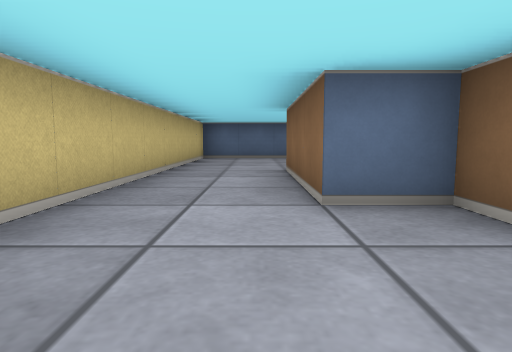
view 1 (above)

12 first-person views from a walk through a cub3D level. The camera is about half as high as the walls, tilts 6° down and sees 75° across. The floor is counted in squares. Each view is taken from the middle of a square. On the plan, view 1 faces up. The plan holds only what a view shows up to about 9 squares ahead; the rest is blank.

view 2
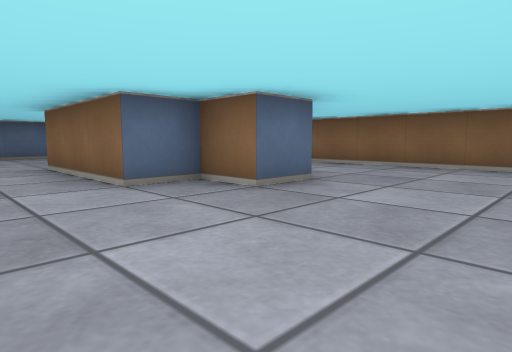

view 3
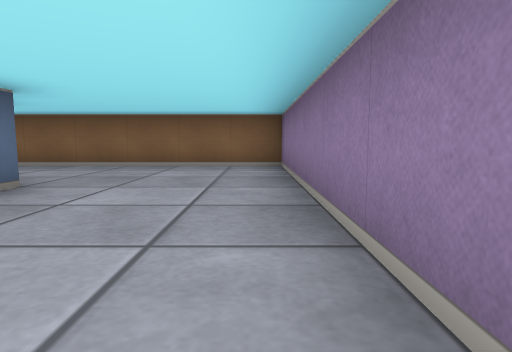

view 4
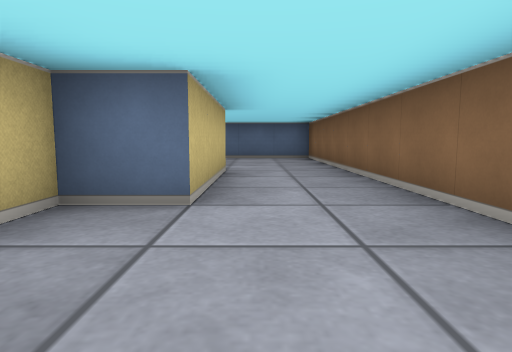

view 5
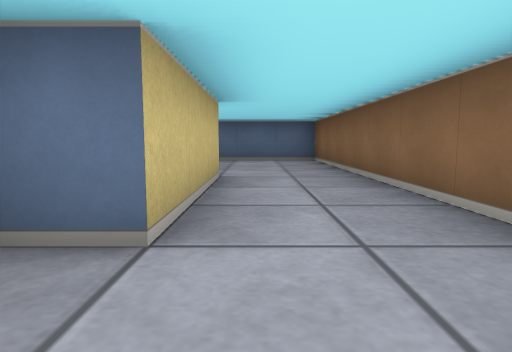

view 6
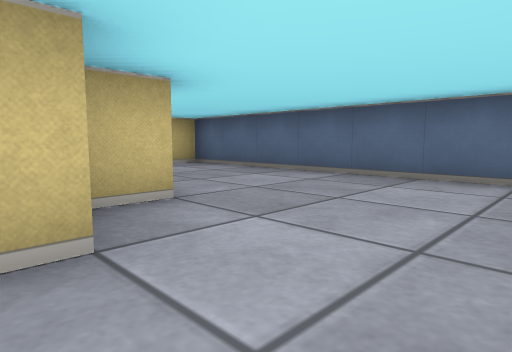

view 7
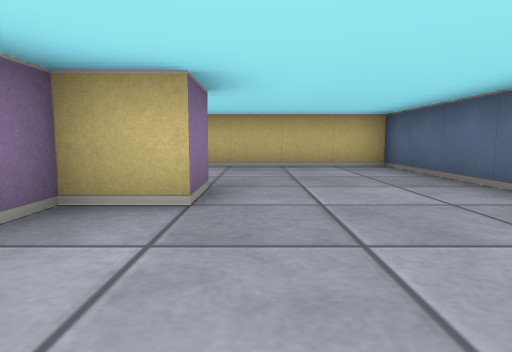

view 8
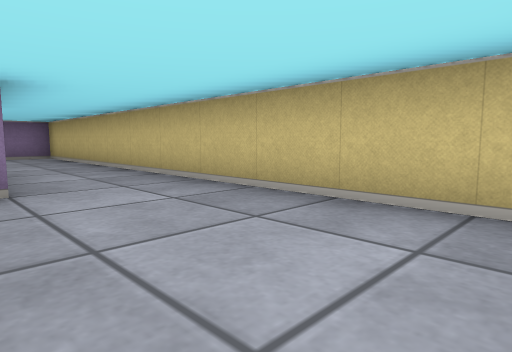

view 9
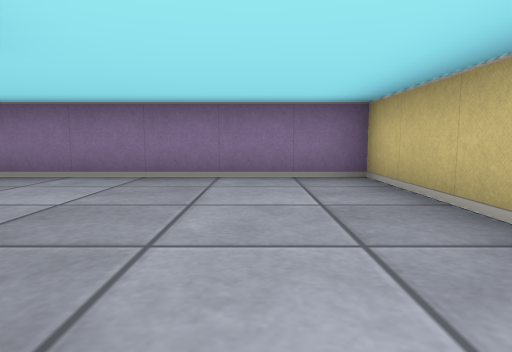

view 10
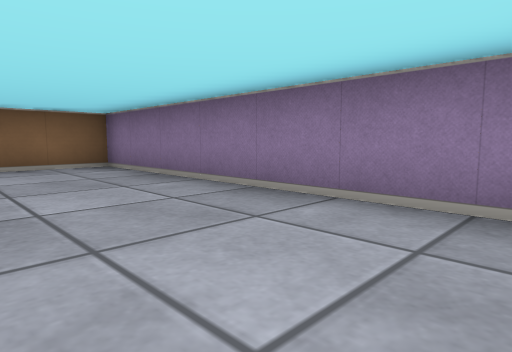

view 11
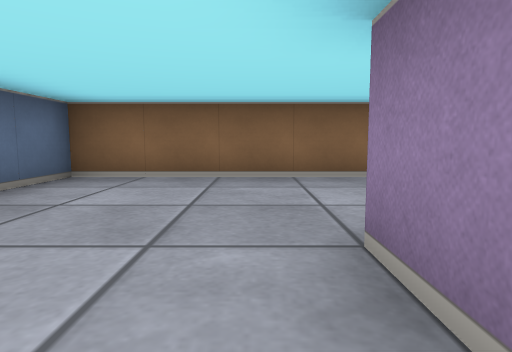

view 12
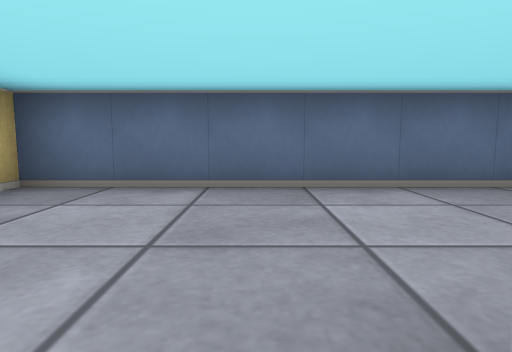

### Floor plan
Ten units are one square. View 1 is at (0, 0); x grows to the right and y downward. Boxes are objects, and circles mark ways between rooms. Rooms are numbered by the first view taken in them; rooms with no view inside come last. Other rooms are left out.
<svg viewBox="-20 -100 80 120">
<path fill="none" stroke="#000" d="M25 -15 15 -15 15 -25 5 -25 5 -55M35 -56 35 -25 25 -25 25 -19M-15 -65 -15 15 55 15 55 -55M15 -65 25 -65 25 -55 31 -55M55 -55 55 -95 -15 -95 -15 -65"/>
<circle cx="-5" cy="-55" r="3" fill="#2a7"/>
<circle cx="45" cy="-50" r="3" fill="#2a7"/>
<text x="20" y="-10">1</text>
<text x="20" y="-80">2</text>
</svg>
Room 1 opens to room 2.

Where each view was taken, in squares from view 1:
view 1: 0 up, 0 right, facing up
view 2: 1 down, 1 left, facing up-right
view 3: 1 down, 1 left, facing right
view 4: 0 up, 4 right, facing up
view 5: 1 up, 4 right, facing up
view 6: 5 up, 5 right, facing up-left
view 7: 7 up, 5 right, facing left
view 8: 9 up, 1 right, facing down-left
view 9: 3 up, 0 right, facing down
view 10: 1 up, 1 left, facing down-right
view 11: 7 up, 1 right, facing right
view 12: 6 up, 1 right, facing up
